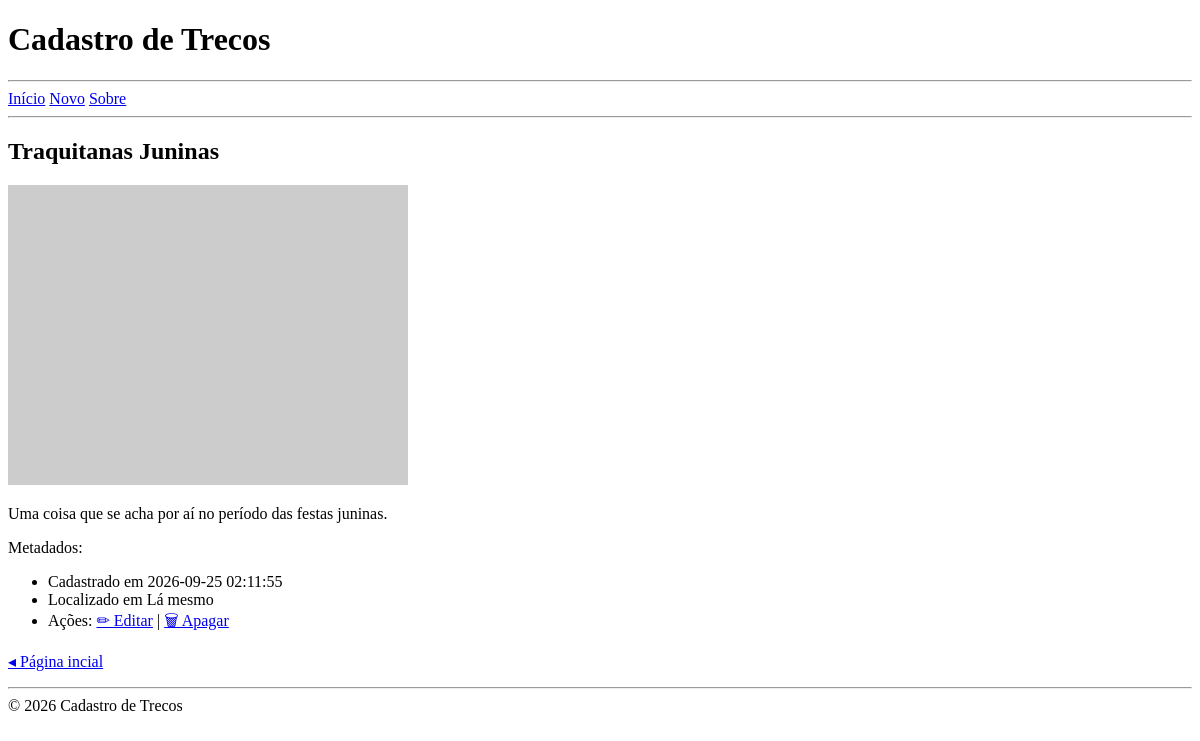
Page /view/1 on the earlier database version.
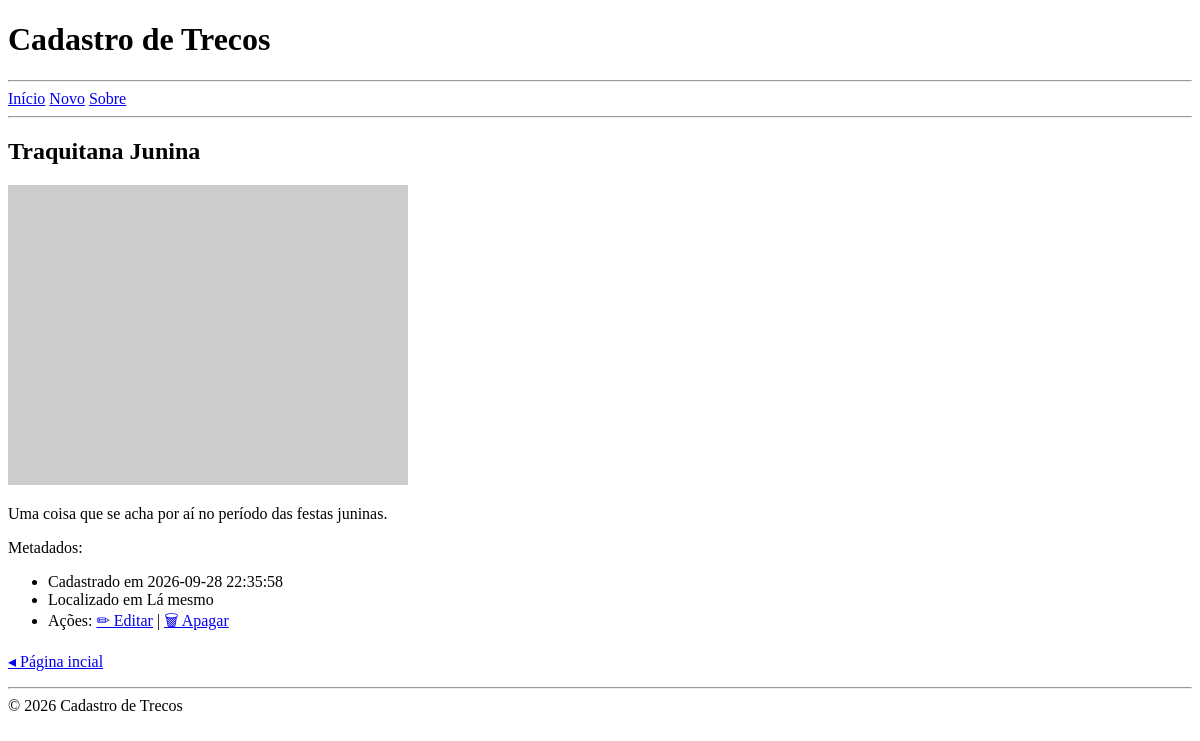
Same page on the later database version.
### tables this page shows
CREATE TABLE thing (
    id INTEGER PRIMARY KEY AUTOINCREMENT,
    created_at TEXT DEFAULT CURRENT_TIMESTAMP,
    name TEXT,
	description TEXT,
    location TEXT, 
	photo TEXT,
	status TEXT CHECK (status IN ('on', 'off', 'del')) DEFAULT 'on'
);

### app.py (the view)
@app.route('/view/<int:thing_id>')
def view(thing_id):
    with sqlite3.connect('database.db') as conn:
        conn.row_factory = sqlite3.Row
        content = conn.execute("""
            SELECT *
            FROM thing
                WHERE status = 'on'
                AND id = ?
                ORDER BY created_at
        """, (thing_id,)).fetchone()
    if content is None:
        abort(404)
    return render_template(
        "view.html",
        content=content
    )

### templates/view.html (shortened to what this page needs)
{% extends '_base.html' %}
{% block main %}
<h2>{{ content.name }}</h2>
<p><img src="{{ content.photo }}" alt="{{ content.name }}"></p>
<p>{{ content.description }}</p>
Metadados:
<ul>
    <li>Cadastrado em {{ content.created_at }}</li>
    <li>Localizado em {{ content.location }}</li>
    <li>Ações: <a href="{{ url_for('edit', thing_id=content.id )}}">✏ Editar</a> | <a href="#delete">🗑 Apagar</a></a></li>
</ul>
<p><a href="{{ url_for('index') }}">◂ Página incial</a></p>
{% endblock %}

Differences in the rows shown:
changed thing "Uma coisa que se acha por aí no período das festas juninas.": name "Traquitanas Juninas" → "Traquitana Junina"; created_at "2026-09-25 02:11:55" → "2026-09-28 22:35:58"
